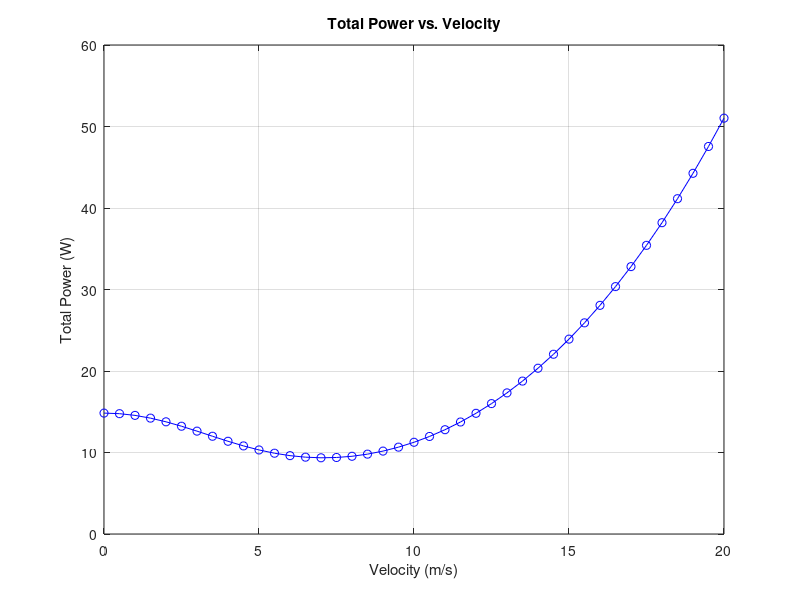
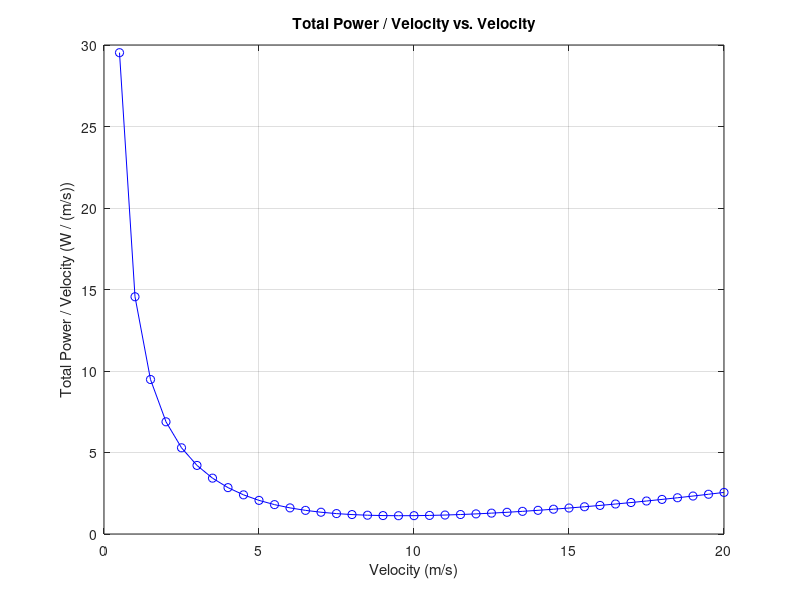

MATLAB code for these plots, in order:
%% AER1216 Project - Part 2
% Group Members:
% David Rolko
% Farhan Wadia
% Shahzeb Mahmood

%% Parameters
close all
clear all
clc

m = 0.420; % kg
g = 9.81; % N/kg
C_D  = 0.97;
S = 0.01; % m^2
rho = 1.225; % kg/m^3

% APC 8x6 SF Properties
%https://m-selig.ae.illinois.edu/props/volume-1/data/apcsf_8x6_static_2783rd.txt
diam = 8*0.0254; % m

num_cells = 3;
battery_life = 1500; % mA-hr
battery_voltage = 3.7; % V, assumed from propulsion lecture slide 53

%% Question 1
W = m*g; % N

P = sqrt(W^3 / (2*rho*(4*pi/4)*(diam)^2)); % W

E_b = num_cells * battery_voltage * (battery_life/1000) * 3600; % J

eta_m = 0.75;
eta_e = 0.85;

% below formula is incorrect
% t_e = (E_b * eta_m * eta_e)/P; % s
% sprintf('The flight endurance is %.2f s.', t_e)

% Find max range
V = 0:0.5:20;

D = 0.5 * rho * S * C_D .* V.^2;
alpha_D = atan2(D, W);
T = sqrt(W^2 + D.^2);

v = zeros(1, length(V));
P_ind = zeros(1, length(V));
P_tot = zeros(1, length(V));
for i = 1:length(V)
    % Solve 4th order polynomial for real, positive roots at each V 
    a4 = 1;
    a3 = 2*V(i)*sin(alpha_D(i));
    a2 = V(i)^2;
    a1 = 0;
    a0 = -(W^2 + D(i)^2) / (2*rho*(4*pi/4)*diam^2)^2; % use area of the 4 props

    v_all = roots([a4 a3 a2 a1 a0]);
    v(i) = v_all(real(v_all)>0 & imag(v_all)==0);
    
    % Find P_ind and P_tot at each V and save the results
    P_ind(i) = T(i) * v(i);
    P_tot(i) = T(i) * (v(i) + V(i)*sin(alpha_D(i))); 
end


[min_P_tot, min_P_tot_idx] = min(P_tot);

t_e = (E_b * eta_m * eta_e)/min_P_tot; % s
sprintf('The flight endurance is %.2f s.', t_e)
sprintf('The corresponding forward speed for max endurance is %.2f m/s', V(min_P_tot_idx))

[min_P_tot_over_V, min_P_tot_over_V_idx] = min(P_tot ./ V);

t_e_losses_for_max_range = (E_b * eta_m * eta_e) / P_tot(min_P_tot_over_V_idx);
max_range = t_e_losses_for_max_range * V(min_P_tot_over_V_idx);

sprintf('The flight range is %.2f m', max_range)
sprintf('The corresponding forward speed for max range is %.2f m/s', V(min_P_tot_over_V_idx))

figure
plot(V, P_tot,'b-o')
title('Total Power vs. Velocity')
xlabel('Velocity (m/s)')
ylabel('Total Power (W)')
grid on

figure
plot(V, P_tot ./ V,'b-o')
title('Total Power / Velocity vs. Velocity')
xlabel('Velocity (m/s)')
ylabel('Total Power / Velocity (W / (m/s))')
grid on